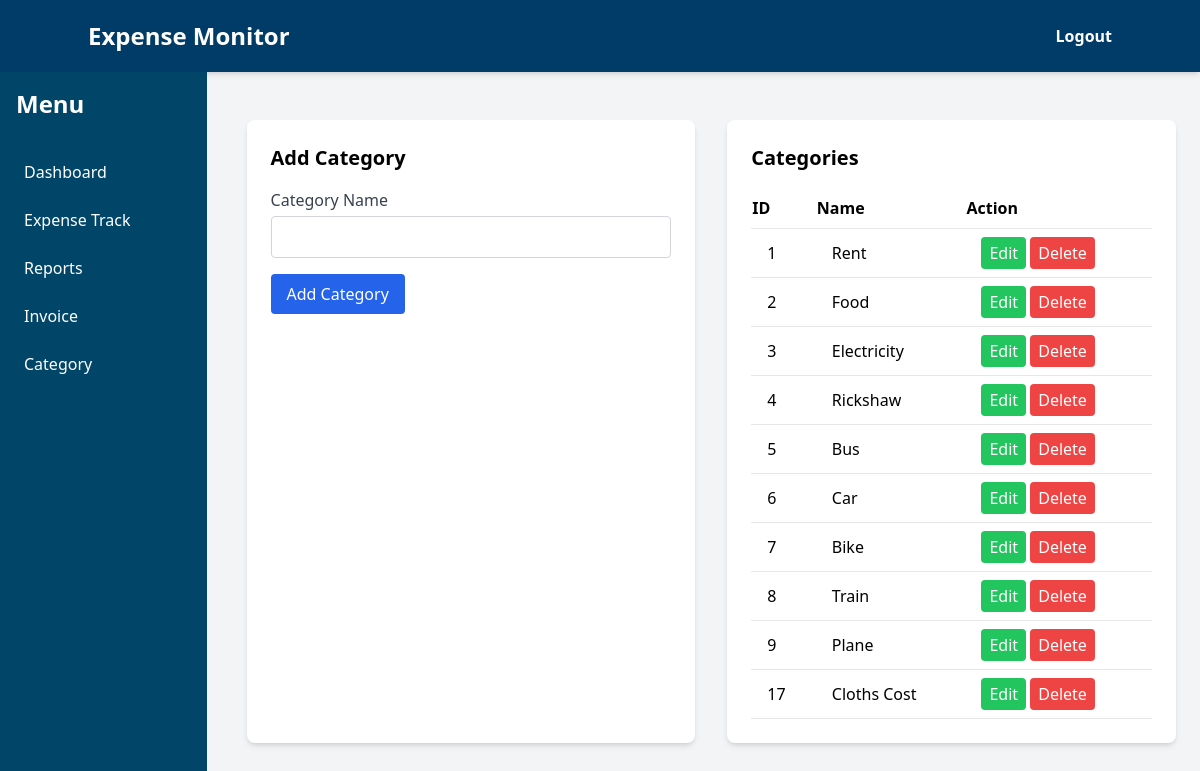
The app's page /categories.php (signed in) with its own data.
### tables this page shows
CREATE TABLE `categories` (
  `id` int(11) NOT NULL,
  `name` varchar(255) NOT NULL
);

### all_query.php (called while the page is built, shortened)
<?php
function getCategories($conn) {
    $stmt = $conn->prepare("SELECT * from categories");
    $stmt->execute();
    $result = $stmt->get_result();
    $categories = $result->fetch_all(MYSQLI_ASSOC);
    return $categories;
}
?>

### categories.php (the view, shortened to what this page needs)
<?php
require 'db_config.php';
require 'all_query.php';
$all_categories = getCategories($conn);
?>
<?php include("layouts/header.php"); ?>
 <div class="flex gap-4 min-h-screen">
  <?php include("layouts/sidebar.php");?>
    <div class="container p-6">
        <div class="flex justify-between gap-8">
            <div class="flex-1 bg-white shadow-md rounded-lg p-6 mt-6">
                <h2 class="text-xl font-bold mb-4">Add Category</h2>
                <form action="<?php echo htmlspecialchars($_SERVER["PHP_SELF"])?>" method="POST">
                    <div class="mb-4">
                        <label for="name" class="block text-gray-700">Category Name</label>
                        <input type="text" id="name" class="w-full p-2 border border-gray-300 rounded mt-1" name="name" required>
                    </div>
                    <button type="submit" class="bg-blue-600 text-white px-4 py-2 rounded">Add Category</button>
                </form>
            </div>
            <div class="flex-1 bg-white shadow-md rounded-lg p-6 mt-6">
                <h2 class="text-xl font-bold mb-4">Categories</h2>
                <table class="min-w-full bg-white">
                    <thead>
                        <tr>
                            <th class="py-2 text-left border-b">ID</th>
                            <th class="py-2 text-left border-b">Name</th>
                            <th class="py-2 text-left border-b">Action</th>
                        </tr>
                    </thead>
                    <tbody id="category-list">
                        <?php foreach ($all_categories as $category): ?>
                        <tr>
                            <td class="py-2 px-4 border-b"><?php echo htmlspecialchars($category['id']); ?></td>
                            <td class="py-2 px-4 border-b"><?php echo htmlspecialchars($category['name']); ?></td>
                            <td class="py-2 px-4 border-b">
                                <button class="bg-green-500 text-white px-2 py-1 rounded" onclick="openEditModal('<?php echo $category['id']; ?>', '<?php echo htmlspecialchars($category['name']); ?>')">Edit</button>
                             <form action="<?php echo htmlspecialchars($_SERVER["PHP_SELF"])?>" method="POST" class="inline-block">
                                <button type="submit" class="bg-red-500 text-white px-2 py-1 rounded">Delete</button>
                            </form>
                            </td>
                        </tr>
                        <?php endforeach; ?>
                    </tbody>
                </table>
            </div>
        </div>
    </div>
</div>
</body>
</html>

### layouts/header.php (shortened to what this page needs)
<!DOCTYPE html>
<html lang="en">
<head>
  <script src="https://cdn.tailwindcss.com"></script>
</head>
<body class="bg-gray-100">
<nav class="bg-[rgba(1,_60,_104,_1)] p-4 shadow-md">
    <div class="container mx-auto flex justify-between items-center">
      <h1 class="text-white text-2xl font-bold">Expense Monitor</h1>
      <div class="hidden md:flex items-end space-x-4">
        <a href="logout.php" class=" text-white font-bold py-2 rounded">Logout</a>
      </div>
    </div>
  </nav>

### layouts/sidebar.php
<div id="sidebar" class="sidebar fixed inset-y-0 left-0 bg-[rgba(1,_70,_104,_1)] text-white w-64 transform md:transform-none md:relative md:flex md:flex-col  md:sidebar-open no-print">
    <div class=" h-full">
      <div>
        <div class="p-4 text-2xl font-bold">Menu</div>
        <ul class="space-y-2 p-4">
          <li><a href="dashboard.php" class="block p-2 rounded hover:bg-blue-800">Dashboard</a></li>
          <li><a href="expense-tracking.php" class="block p-2 rounded hover:bg-blue-800">Expense Track</a></li>
          <li><a href="reports.php" class="block p-2 rounded hover:bg-blue-800">Reports</a></li>
          <li><a href="invoice.php" class="block p-2 rounded hover:bg-blue-800">Invoice</a></li>
          <li><a href="categories.php" class="block p-2 rounded hover:bg-blue-800">Category</a></li>
        </ul>
      </div>
    </div>
  </div>

### layouts/header.php (style rules this page uses)
.sidebar { transition: transform 0.3s ease; }

### records on screen
categories: id "1", name "Rent"
categories: id "2", name "Food"
categories: id "3", name "Electricity"
categories: id "4", name "Rickshaw"
categories: id "5", name "Bus"
categories: id "6", name "Car"
categories: id "7", name "Bike"
categories: id "8", name "Train"
categories: id "9", name "Plane"
categories: id "17", name "Cloths Cost"
